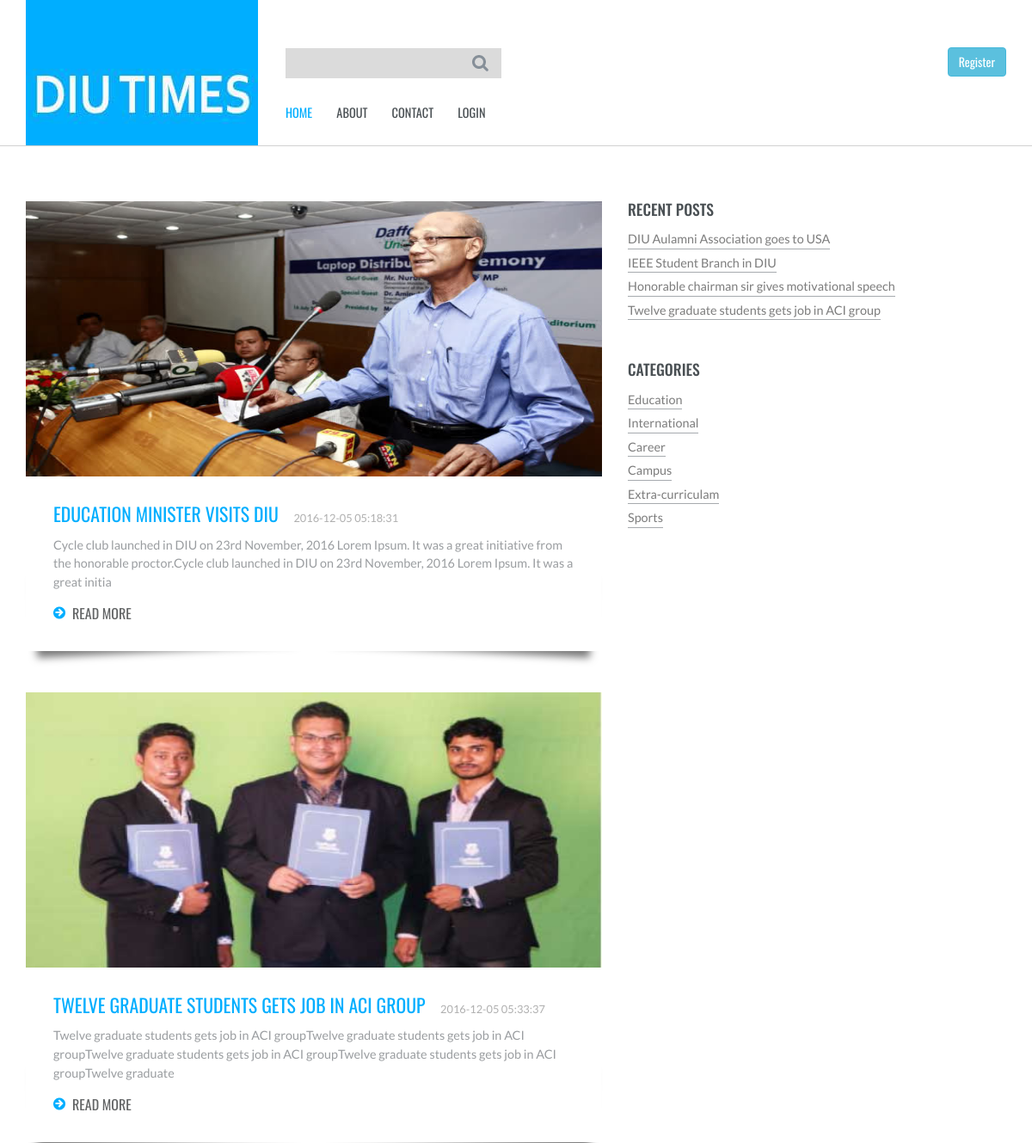
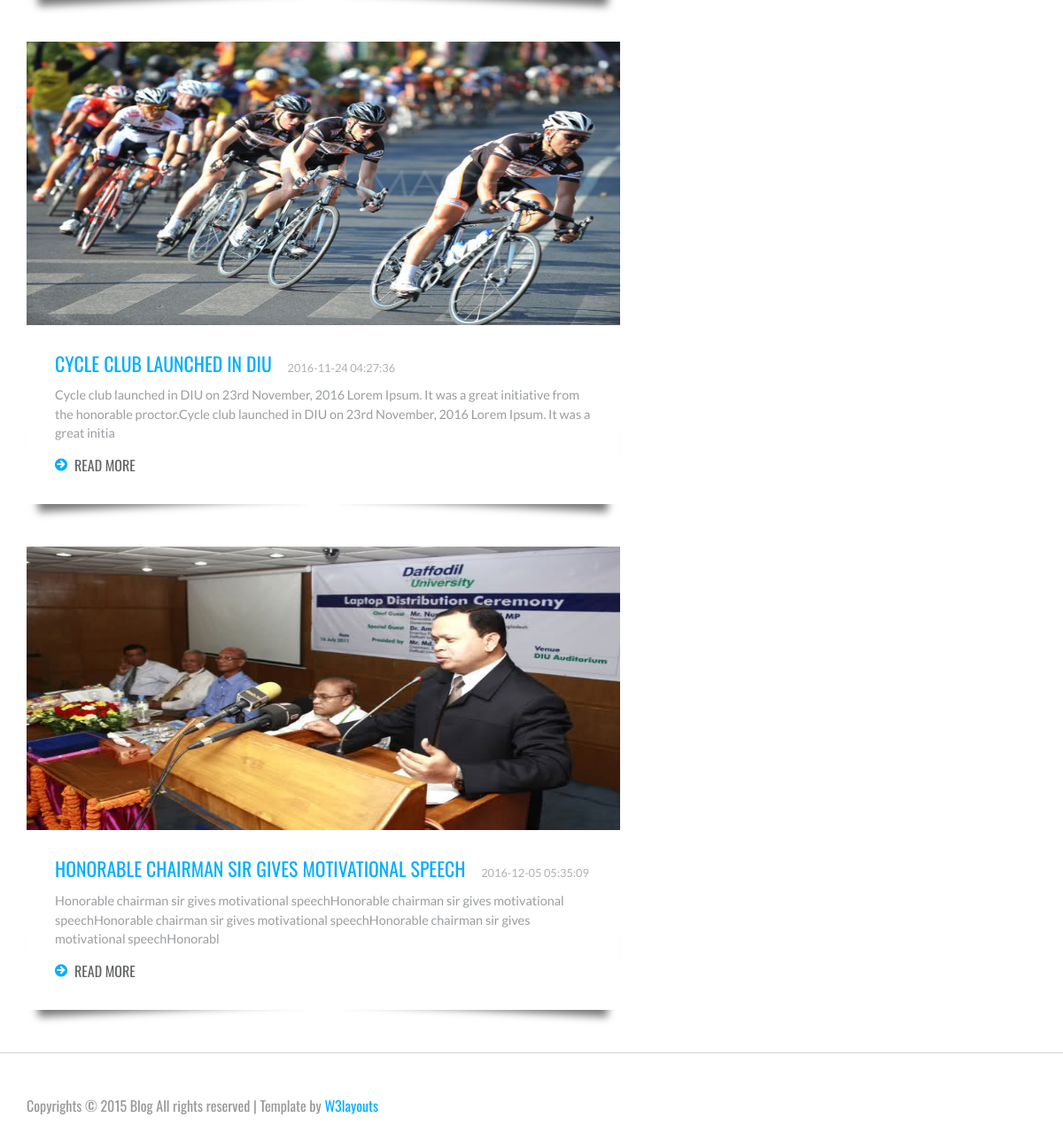
The page / on the database its author committed (2 pictures, top to bottom).
### tables this page shows
CREATE TABLE IF NOT EXISTS `posts` (
  `post_id` int(255) NOT NULL,
  `post_title` varchar(100) NOT NULL,
  `post_category` varchar(50) NOT NULL,
  `post_author` varchar(50) NOT NULL,
  `post_body` varchar(255) NOT NULL,
  `post_pic` varchar(255) NOT NULL,
  `post_date` timestamp NOT NULL DEFAULT CURRENT_TIMESTAMP
);

### inc/maincontent.php (the view, shortened to what this page needs)
<div class="col-md-8 content-main">
	<?php
		include("inc/connect.php");
		$select_posts = "SELECT * FROM posts ORDER BY rand() LIMIT 0,4";
		$run_posts = mysqli_query($con, $select_posts);
		while($row = mysqli_fetch_array($run_posts)){
			$post_id = $row['post_id'];
			$post_title = $row['post_title'];
			$post_date = $row['post_date'];
			$post_image = $row['post_pic'];
			$post_content = substr($row['post_body'], 0, 200);
	?>
	<div class="content-grid">
		<div class="content-grid-info pbody">
			<img src="images/<?php echo $post_image; ?>" alt=""/>
			<div class="post-info">
				<h4><a href="single.php?id=<?php echo $post_id; ?>"><?php echo $post_title; ?></a>  <?php echo $post_date; ?></h4>
				<p><?php echo $post_content; ?></p>
				<a href="single.php?id=<?php echo $post_id; ?>"><span></span>READ MORE</a>
			</div>
		</div>
	</div>
	<?php } ?>
</div>

### inc/header.php (shortened to what this page needs)
<!DOCTYPE HTML>
<html>
<head>
	<link href="css/bootstrap.css" rel='stylesheet' type='text/css' />
	<link href="css/style.css" rel='stylesheet' type='text/css' />
	<link href="css/style2.css" rel='stylesheet' type='text/css' />
</head>
<body>
<div class="header">
	 <div class="container">
		  <div class="logo">
			  <a href="index.php"><img src="images/logo.jpg" title="" /></a>
		  </div>
			 <div class="top-menu">
				 <div class="search">
					 <form>
						 <input type="text" placeholder="" required="">
						 <input type="submit" value=""/>
					 </form>
				 </div>
				   <ul>
						<li class="active"><a href="index.php">HOME</a></li>
						<li><a href="about.php">ABOUT</a></li>
						<li><a href="contact.php">CONTACT</a></li>
						<?php
							if(!isset($_SESSION['username'])){
								echo '<li><a href="ulogin.php">LOGIN</a></li>';
							}
							else{
								echo '<li><a href="ulogout.php">LOGOUT</a></li>';
							}
						?>
				   </ul>
			 </div>
			 <?php
			 	if(!isset($_SESSION['username'])){
			 		echo '<div class="left">
							<a href="reglog.php"><button type="button" class="btn btn-info">Register</button></a>
							</div>
							';
			 	}
			 ?>
			 		<div class="clearfix"></div>
	 </div>
</div>

### index.php (shortened to what this page needs)
<?php
	include('inc/header.php');
?>
<div class="content">
	 <div class="container">
		 <div class="content-grids">
			 <?php include('inc/maincontent.php'); ?>
			  <div class="col-md-4 content-right">
				 <?php include('inc/recentpost.php'); ?>
				 <div class="categories">
					<h3>CATEGORIES</h3>
					<ul>
					  <li><a href="category.php?id=Education">Education</a></li>
					  <li><a href="category.php?id=International">International</a></li>
					  <li><a href="category.php?id=Career">Career</a></li>
					  <li><a href="category.php?id=Campus">Campus</a></li>
					  <li><a href="category.php?id=Extra-curriculam">Extra-curriculam</a></li>
					  <li><a href="category.php?id=Sports">Sports</a></li>
					</ul>
				 </div>
			  </div>
		  </div>
	  </div>
</div>
<?php include('inc/footer.php'); ?>

### inc/recentpost.php
<div class="recent">
	<h3>RECENT POSTS</h3>
	<?php
		include('inc/connect.php');
		$sql = "SELECT * from posts order by 1 desc limit 0,4";
		$run = mysqli_query($con, $sql);
		while($row = mysqli_fetch_array($run)){
			$post_id = $row['post_id'];
			$title = $row['post_title'];
	?>
	<ul>
		<li><a href="single.php?id=<?php echo $post_id;?>"><?php echo $title;?></a></li>
	</ul>
	<?php } ?>
</div>

### inc/footer.php
<div class="footer">
	 <div class="container">
	 <p>Copyrights © 2015 Blog All rights reserved | Template by <a href="http://w3layouts.com/">W3layouts</a></p>
	 </div>
</div>

### css/style.css (style rules this page uses)
html, body { font-size: 100%; background-size:cover; font-family: 'Oswald', sans-serif; }
body a { transition: 0.5s all ease; -webkit-transition: 0.5s all ease; -moz-transition: 0.5s all ease; -o-transition: 0.5s all ease; -ms-transition: 0.5s all ease; }
h1,h2,h3,h4,h5,h6 { margin:0; }
p { margin:0; }
ul,label { margin:0; padding:0; }
.logo { float:left; margin-right:2em; }
.top-menu { float:left; width:40%; margin-top:3.5em; }
.search { width: 55%; position:relative; }
.search form { border: 1px solid #dbdbdb; background:#dbdbdb; }
.search form input[type="text"] { padding: 5px 6px; font-weight: 400; font-size: 1em; color: #fff; border: none; outline: none; font-family: 'Oswald', sans-serif; width: 87%; background:#dbdbdb; }
.search form input[type="submit"] { background: url('../images/search.png')no-repeat 0px 0px; width: 20px; height: 20px; border: none; cursor: pointer; outline: none; position: absolute; top:23%; }
.top-menu ul { margin-top:1em; }
.top-menu ul li { display: inline-block; }
.top-menu ul li a { margin:1em 1.7em 1em 0em; display: block; color: #4a5054; font-weight: 400; font-size: 0.9em; text-decoration: none; transition: 0.5s all; -webkit-transition: 0.5s all; -moz-transition: 0.5s all; -o-transition: 0.5s all; }
.top-menu ul li a:hover,.top-menu ul li.active a { color:#00aeff; }
.content,.about-content,.contact-content,.single { border-top:1px solid #d2d2d2; border-bottom:1px solid #d2d2d2; }
.content-main { padding-left:0; width:60%; }
.content-grids { margin-top: 4em; }
.post-info { background:#fff; padding:2em; }
.post-info h4 { color:#afafaf; font-family: 'Lato', sans-serif; font-size:0.8em; margin-bottom:1em; }
.post-info h4 a { font-size:1.7em; color:#00aeff; margin-right:0.7em; display:inline-block; text-decoration:none; font-family: 'Oswald', sans-serif; font-weight:400; text-transform:uppercase; }
.post-info p { font-family: 'Lato', sans-serif; color:#9a9da0; font-size:0.9em; line-height:1.5em; margin-bottom:1em; }
.post-info a span { background: url(../images/more.png) no-repeat 0px 3px; height: 18px; width: 15px; display: inline-block; margin-right: 7px; }
.post-info a { color: #626465; font-weight: 400; font-size: 1em; display: inline-block; text-decoration: none; }
.content-grid-info { position: relative; margin-bottom: 3em; }
.post-info:before, .post-info:after { z-index: -1; position: absolute; content: ""; bottom: 15px; left: 10px; width: 50%; top: 80%; max-width:300px; background: #777; -webkit-box-shadow: 0 15px 10px #777; -moz-box-shadow: 0 15px 10px #777; box-shadow: 0 15px 10px #777; -webkit-transform: rotate(-3deg); -moz-transform: rotate(-3deg); -o-transform: rotate(-3deg); -ms-transform: rotate(-3deg); transform: rotate(-3deg); }
.post-info:after { -webkit-transform: rotate(3deg); -moz-transform: rotate(3deg); -o-transform: rotate(3deg); -ms-transform: rotate(3deg); transform: rotate(3deg); right: 10px; left: auto; }
.content-right { padding-left: 1em; }
.recent,.comments,.archives { margin-bottom:3em; }
.recent h3,.comments h3,.archives h3,.categories h3 { color:#4a5054; font-size:1.1em; margin-bottom:0.5em; }
.recent ul li,.comments ul li,.archives ul li,.categories ul li { display:block; }
.recent li a,.comments ul li a,.archives ul li a,.categories ul li a { color:#7C7C7C; border-bottom:1px solid #a6aaae; font-family: 'Lato', sans-serif; font-size: 0.9em; text-decoration: none; padding: 6px 0 0 0; display:inline-block; font-weight: 400; }
.footer { padding:3em 0; }
.footer p { color:#989898; font-size:1em; }
.footer p a { color:#00aeff; }

### css/style2.css (style rules this page uses)
.pbody img { height: 320px; width: 670px; }
.left { float: right; padding-top: 55px; }

### rows shown on the page
posts: post_pic (picture), post_title "EDUCATION MINISTER VISITS DIU", post_date "2016-12-05 05:18:31", post_body "Cycle club launched in DIU on 23rd November, 2016 Lorem Ipsum. It was a great initiative from the honorable proctor.Cycle club launched in DIU on 23rd November, 2016 Lorem Ipsum. It was a great initia"
posts: post_pic (picture), post_title "TWELVE GRADUATE STUDENTS GETS JOB IN ACI GROUP", post_date "2016-12-05 05:33:37", post_body "Twelve graduate students gets job in ACI groupTwelve graduate students gets job in ACI groupTwelve graduate students gets job in ACI groupTwelve graduate students gets job in ACI groupTwelve graduate", post_title "Twelve graduate students gets job in ACI group"
posts: post_pic (picture), post_title "CYCLE CLUB LAUNCHED IN DIU", post_date "2016-11-24 04:27:36", post_body "Cycle club launched in DIU on 23rd November, 2016 Lorem Ipsum. It was a great initiative from the honorable proctor.Cycle club launched in DIU on 23rd November, 2016 Lorem Ipsum. It was a great initia"
posts: post_pic (picture), post_title "HONORABLE CHAIRMAN SIR GIVES MOTIVATIONAL SPEECH", post_date "2016-12-05 05:35:09", post_body "Honorable chairman sir gives motivational speechHonorable chairman sir gives motivational speechHonorable chairman sir gives motivational speechHonorable chairman sir gives motivational speechHonorabl", post_title "Honorable chairman sir gives motivational speech"
posts: post_title "DIU Aulamni Association goes to USA"
posts: post_title "IEEE Student Branch in DIU"
